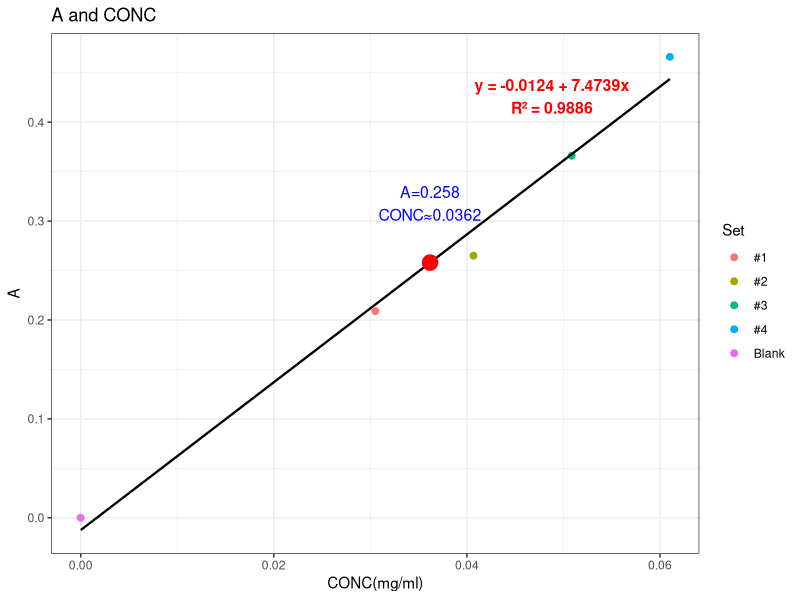

Here is the R script that generated this plot:
library(readr)
library(ggplot2)
library(dplyr)

df <- read_csv("data.csv")

model <- lm(A ~ CONC, data = df)
coefs <- coefficients(model)
intercept <- round(coefs[1], 4)
slope <- round(coefs[2], 4)
r2 <- round(summary(model)$r.squared, 4)

reg_eq <- ifelse(
  slope >= 0,
  paste0("y = ", intercept, " + ", slope, "x\nR² = ", r2),
  paste0("y = ", intercept, " - ", abs(slope), "x\nR² = ", r2)
)

target_A <- 0.258
pred_CONC <- (target_A - intercept) / slope
pred_point <- data.frame(CONC = pred_CONC, A = target_A)

ggplot(df, aes(x = CONC, y = A, color = Set)) +
  geom_point(size = 2) +
  geom_smooth(method = "lm", se = FALSE, color = "black", linewidth = 0.8) +
  annotate(
    "text",
    x = quantile(df$CONC, 0.7), y = quantile(df$A, 0.8)+0.04,
    label = reg_eq,
    size = 4,
    color = "red",
    fontface = "bold"
  ) +
  geom_point(
    data = pred_point,
    aes(x = CONC, y = A),
    color = "red",
    fill = "red",
    size = 4,
    shape = 21,
    stroke = 1.2,
    inherit.aes = FALSE
  ) +
  annotate(
    "text",
    x = pred_point$CONC,
    y = pred_point$A + 0.06,
    label = paste0("A=0.258\nCONC≈", round(pred_point$CONC, 4)),
    color = "blue",
    size = 4,
    hjust = 0.5
  ) +
  labs(
    title = "A and CONC",
    x = "CONC(mg/ml)",
    y = "A",
    color = "Set",
    shape = "Set"
  ) +
  theme_bw()

